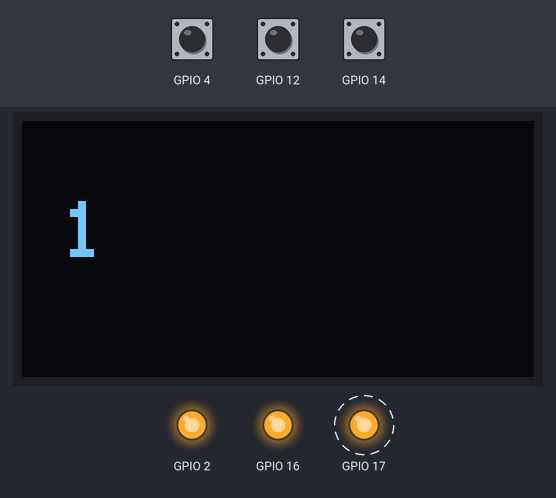
Bench run of a sketch on a simulated ESP32. Parts: 128×64 one-colour display, output pins drawn as LEDs (lit = HIGH). Dashed ring = blinking. Inputs (shaded band) come from the test bench; at power-on: GPIO 4 HIGH, GPIO 14 HIGH, GPIO 12 HIGH.

Above: at 2.3 s.
2.4 s: GPIO 4 pulled LOW for 0.15 s
At 2.72 s:
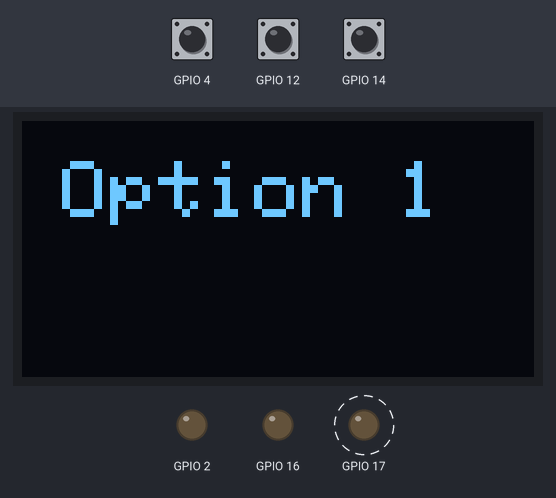
5.5 s: GPIO 14 pulled LOW for 0.15 s
At 7.67 s:
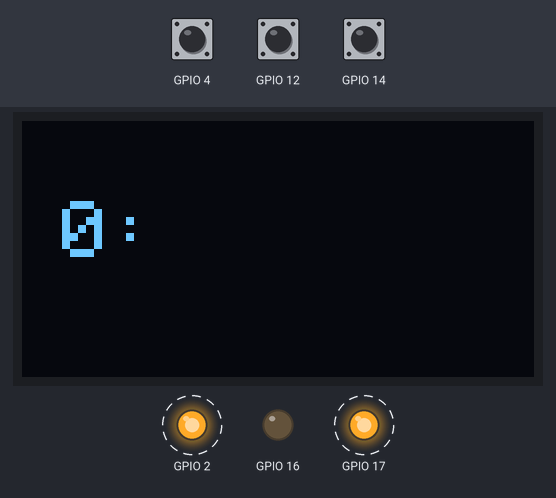
8.6 s: GPIO 14 pulled LOW for 1 s
At 12.0 s:
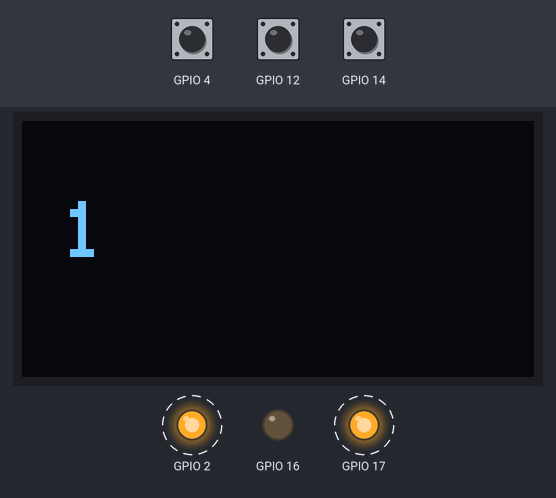
12.6 s: GPIO 12 pulled LOW for 0.15 s
At 13.3 s:
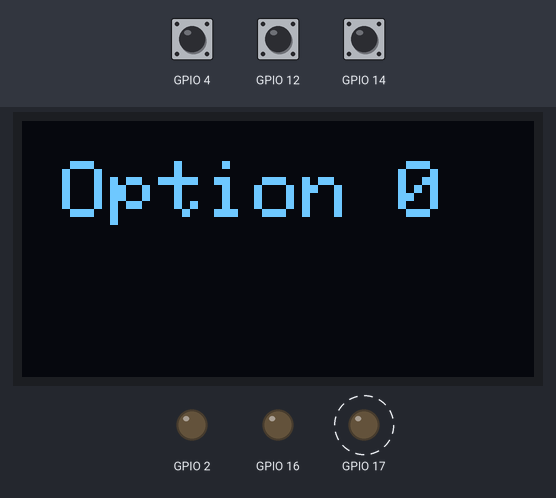
15.1 s: GPIO 14 pulled LOW for 0.15 s
At 17.71 s:
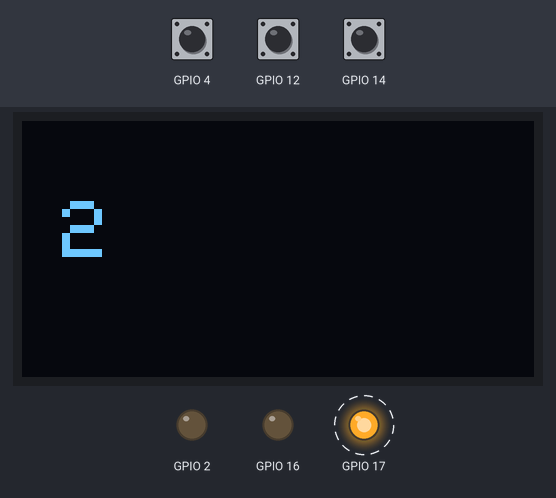
18.2 s: GPIO 14 pulled LOW for 3.2 s
At 21.0 s:
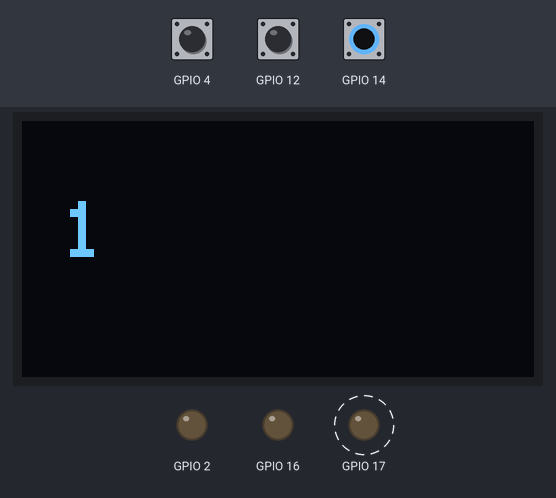
Timing chart, 0 to 25.4 s (numbered marks = the images above; inputs shaded):
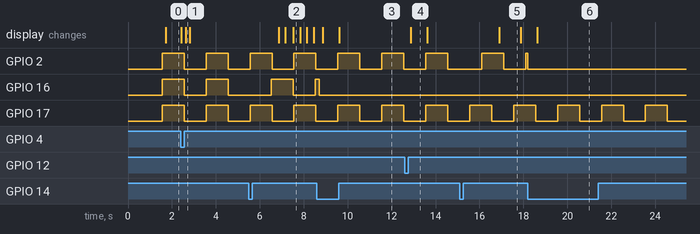

Measured:
- after the input at 2.4 s, the display: first changes at once (image 1 shows a later state)
- after the input at 5.5 s, the display: first changes after 1.4 s (image 2 shows a later state)
- after the input at 12.6 s, the display: changes after 0.28 s (image 4)
- after the input at 15.1 s, the display: changes after 1.8 s (image 5)
- by itself, GPIO 17: alternates HIGH for 1.0 s and LOW for 1.0 s
- what the display in image 4 shows lasts 0.7 s, from 12.9 s to 13.6 s
- what the display in image 5 shows lasts 1.0 s, from 16.9 s to 17.9 s

The sketch:

SmarrtGlasses.ino
```cpp
#include "menu.h"
#include "oled.h"

hw_timer_t *timer = NULL; // Puntero igualado a null para inicializarlo
hw_timer_t *timer1 = NULL; // Puntero igualado a null para inicializarlo
hw_timer_t *timer2 = NULL; // Puntero igualado a null para inicializarlo

Oled oled;
Menu menu;

volatile unsigned long lastTime = 0; //Modificador dentro de la interrupción "volatile"
volatile boolean bUp, bDown, bEnter, IniciarHora, IniciarConteo; // Si se debe ejecutar o no esas interrupciones
volatile int bparpadeo, hora, Conteo, segundo;


void setup() {

  Serial.begin(115200);
  oled.begin();
  oled.SizeText(Grande);


  menu.begin(oled);

  menu.addItem("Option 0", option0);
  menu.addItem("Option 1", option1);
  menu.addItem("Option 2", option2);

  pinMode(2, OUTPUT);
  pinMode(16, OUTPUT);
  pinMode(17, OUTPUT);

  pinMode(14, INPUT_PULLUP);
  pinMode(4, INPUT_PULLUP);
  pinMode(12, INPUT_PULLUP);

  attachInterrupt(14, enter, FALLING);
  attachInterrupt(4, up, FALLING);
  attachInterrupt(12, down, FALLING);

  bUp, bDown, bEnter = false;

  timer = timerBegin(0, 80, true); //Funcion (timer, preescalador)
  timer1 = timerBegin(1, 80, true); //Funcion (timer, preescalador)
  timer2 = timerBegin(2, 80, true); //Funcion (timer, preescalador)

  timerAttachInterrupt(timer, blink, true);
  timerAlarmWrite(timer, 1000000, true);
  timerAlarmEnable(timer);

  timerAttachInterrupt(timer1, Tempo, true);
  timerAlarmWrite(timer1, 1000000, true);
  timerAlarmEnable(timer1);

  timerAttachInterrupt(timer2, Hora, true);
  timerAlarmWrite(timer2, 1000000, true);
  timerAlarmEnable(timer2);

  timerStop(timer);
  timerRestart(timer);

  timerStop(timer1);
  timerRestart(timer1);

  timerStop(timer2);
  timerRestart(timer2);


}

void loop() {

    if (IniciarHora)
    {
      oled.Borrar();
      oled.Cursor(10,20);
       oled.print(hora);
      oled.print(":");
      oled.print(segundo);
    }

    if (IniciarConteo)
    {
      oled.Borrar();
      oled.Cursor(10,20);
      oled.print(Conteo);
    }

  if(bparpadeo != 1)
  {
    IniciarHora = false;
    IniciarConteo = false;
    Conteo = 0;
    if(bUp)
    {
      oled.Borrar();
      menu.up();
      bUp = false;
    }

    if(bDown)
    {
      oled.Borrar();
      menu.down();
      bDown = false;
    }
  }else{
    bUp = false;
    bDown = false;

  }

    if(bEnter)
    {
      menu.enter();
      bEnter = false;
    }
      oled.Imprimir();
}

void ARDUINO_ISR_ATTR blink()
  {
    digitalWrite(2, !digitalRead(2));
  }

  void ARDUINO_ISR_ATTR Tempo()
  {
    digitalWrite(16, !digitalRead(16));
    segundo ++;
      if (segundo > 59)
      {
        hora++;
        segundo = 0;
      }
      if (hora > 23)
      {
        hora = 0;
      }
    IniciarHora = true;

  }

  void ARDUINO_ISR_ATTR Hora()
  {
    digitalWrite(17, !digitalRead(17));
    Conteo ++;
    IniciarConteo = true;
  }

void ARDUINO_ISR_ATTR enter()
{
  if((millis() - lastTime) > 250){
    bEnter = true;
    lastTime = millis();
  }
}

void ARDUINO_ISR_ATTR up()
{
  if((millis() - lastTime) > 250){
    bUp = true;
    lastTime = millis();
    //oled.Borrar();
  }
}

void ARDUINO_ISR_ATTR down()
{
  if((millis() - lastTime) > 250){
    bDown = true;
    lastTime = millis();
    //oled.Borrar();
  }
}

void option0()
{

  bparpadeo++;

  if (bparpadeo == 1)
  {
    timerRestart(timer);
    timerStart(timer);
  }
  if (bparpadeo == 2)
  {
    timerStop(timer);
    digitalWrite(2, LOW);
    bparpadeo = 0;
  }

}

void option1()
{
   bparpadeo++;

  if (bparpadeo == 1)
  {
    timerRestart(timer1);
    timerStart(timer1);
  }
  if (bparpadeo == 2)
  {
    timerStop(timer1);
    digitalWrite(16, LOW);
    bparpadeo = 0;
  }
}

void option2()
{
   bparpadeo++;

  if (bparpadeo == 1)
  {
    timerRestart(timer2);
    timerStart(timer2);
  }
  if (bparpadeo == 2)
  {
    timerStop(timer2);
    digitalWrite(17, LOW);
    bparpadeo = 0;
  }
}
```

menu.cpp
```cpp
#include "menu.h"

 MenuItem::MenuItem(const char* text, fptr callback):
    text(text),
    callback(callback)
 {}
    const char* MenuItem::getText()
    {
        return text;
    }
    fptr MenuItem::getCallback()
    {
        return callback;
    }

Menu::Menu()
{
  index = 0;
  n_items = 0;
  MenuStream = NULL;
}

void Menu::begin(Stream &s)
{
  MenuStream = &s;
}

void Menu::addItem(const char* text, fptr callback)
{
  if(n_items < 10){
    items[n_items]=new MenuItem(text, callback);
    n_items++;
  }

}

void Menu::up()
{
  if(index < n_items-1){
    index++;

  }
  if(MenuStream !=NULL)
   MenuStream->println(items[index]->getText());// flecha para acceder
}

void Menu::down()
{
  if(index > 0){
    index--;
  }
  if(MenuStream !=NULL)
  MenuStream->println(items[index]->getText());
}

void Menu::enter()
{
  fptr callback = items[index]->getCallback();
  if(callback != NULL) callback();
}
```

menu.h
```cpp
#include <Arduino.h>

typedef void (*fptr)(void);

class MenuItem

//void fun(void)
{
  private:
  const char* text;
  fptr callback;
  public:
    MenuItem(const char* text, fptr callback);
    const char* getText();
    fptr getCallback();
};

class Menu
{
  private:

    uint8_t index;
    uint8_t n_items;
    MenuItem* items[10];
    Stream *MenuStream;

  public:

    Menu();
    void begin(Stream &s); //configurar en el constructor
    void addItem(const char* text, fptr callback);
    void up();
    void down();
    void enter();
    const char* getCurrentItemText() const {
        return items[index]->getText();
    }
};
```

oled.cpp
```cpp
#include "oled.h"

Adafruit_SSD1306 display(ANCHO_PANTALLA, ALTO_PANTALLA, &Wire, -1);

 void Oled::begin ()
  {
    display.begin(SSD1306_SWITCHCAPVCC, 0x3C);
    display.clearDisplay();
    display.setTextColor(SSD1306_WHITE);
    display.display();
    delay(500);
    display.clearDisplay();

  }


  void Oled::Cursor (uint8_t x, uint8_t y)
  {
    display.setCursor(x, y);
  }

  void Oled::Imprimir()
  {
      display.setCursor(10,10);
      display.display();
  }

  void Oled::Borrar()
  {
    display.clearDisplay();
  }

  void Oled::SizeText(uint8_t size)
  {
    if(size == 1)
    {
      display.setTextSize(1);
    }else if(size == 2)
    {
      display.setTextSize(1.5);
    }else
    display.setTextSize(2);
  }

  size_t Oled::write(uint8_t c)
  {
    display.display();
    return display.write(c);
  }
```

oled.h
```cpp
#include <SPI.h>
#include <Wire.h>
#include <Adafruit_SSD1306.h>
#include <Adafruit_GFX.h>
#include <Arduino.h>

#define ANCHO_PANTALLA 128 // ancho pantalla OLED
#define ALTO_PANTALLA 64 // alto pantalla OLED
#define Peque 1
#define Mediano 2
#define Grande 3

class Oled: public Stream {

  private:

    uint8_t size;

  public:

    void Cursor(uint8_t x, uint8_t y);
    void begin();
    void Imprimir();
    void Borrar();
    void SizeText(uint8_t size);
    size_t write(uint8_t c);
    int available() override{}
    int read() override{}
    int peek() override{}
};
```
